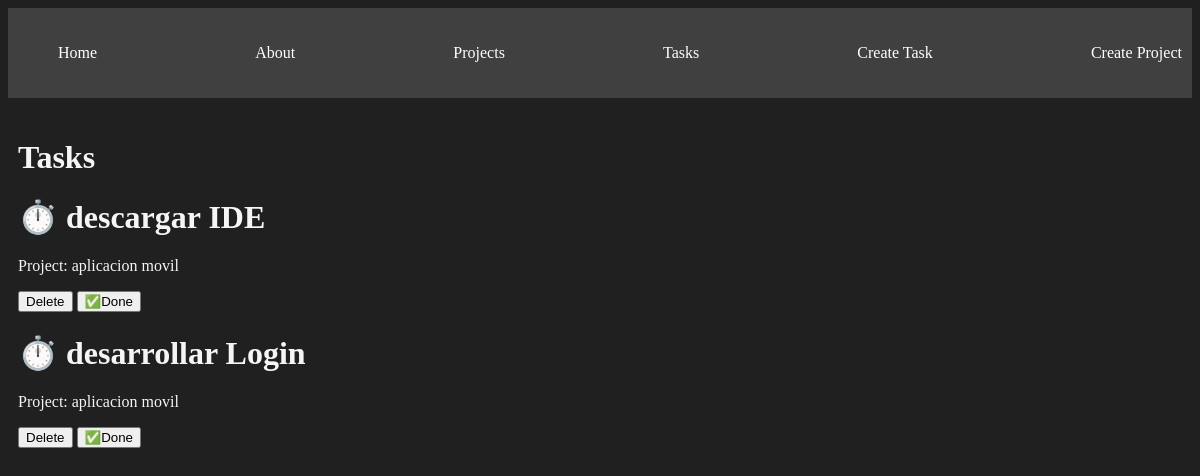
The page /tasks/ on the database as committed earlier.
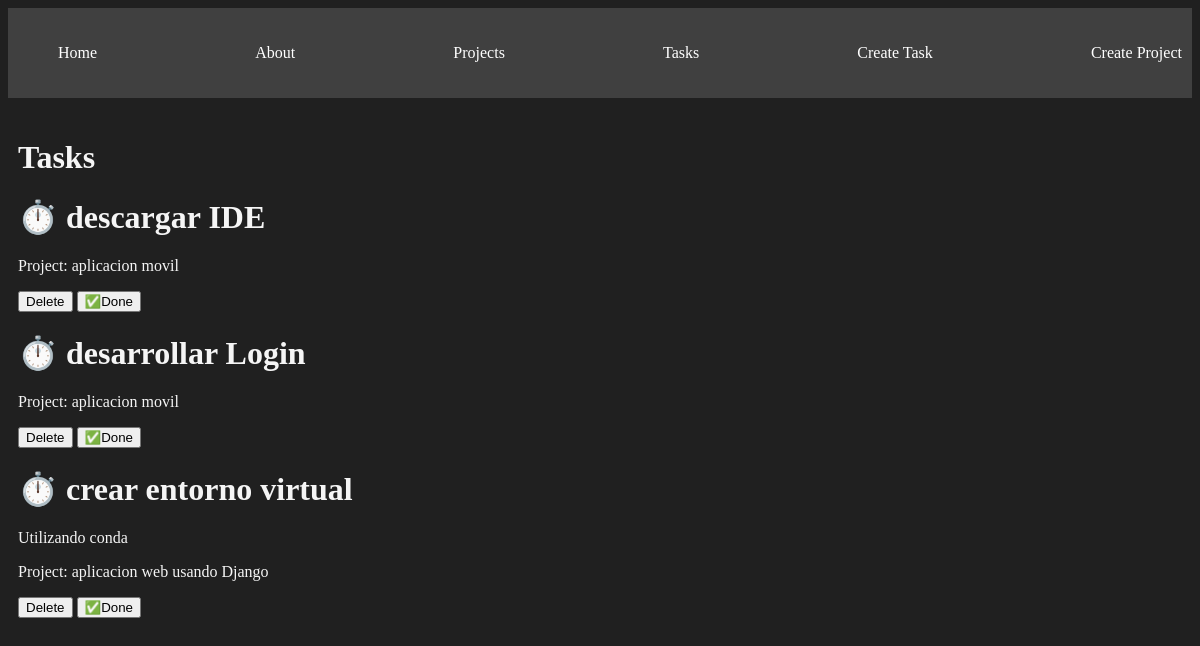
The same page on the database as committed later.
### myapp/models.py (models this page shows, shortened)
class Task(models.Model):
    tittle = models.CharField(max_length=200)
    description = models.TextField()
    project = models.ForeignKey(Project, on_delete=models.CASCADE)
    done = models.BooleanField(default=False)

class Project(models.Model):
    name = models.CharField(max_length=200)

### myapp/views.py (the view)
# urls.py: path('tasks/', views.tasks, name="tasks"),
def tasks(request):
    tasks = Task.objects.all()
    return render(request, 'tasks/tasks.html', {
        'tasks': tasks
    })

### myapp/templates/tasks/tasks.html
{% extends 'layouts/base.html' %}
{% block content %}
<h1>Tasks</h1>
{% for task in tasks %}
<div>
    <h1> {% if task.done == True %} ✅ {% else %} ⏱️  {% endif %}{{task.tittle}} </h1>
    <p>{{task.description}}</p>
    <p>Project: {{task.project.name}}</p>
    <button>Delete</button>
    <button>✅Done</button>
</div>
{% endfor %}
{% endblock %}

Rows that differ between the two databases and show on the page:
added Task: tittle "crear entorno virtual", description "Utilizando conda", project.name "aplicacion web usando Django"
